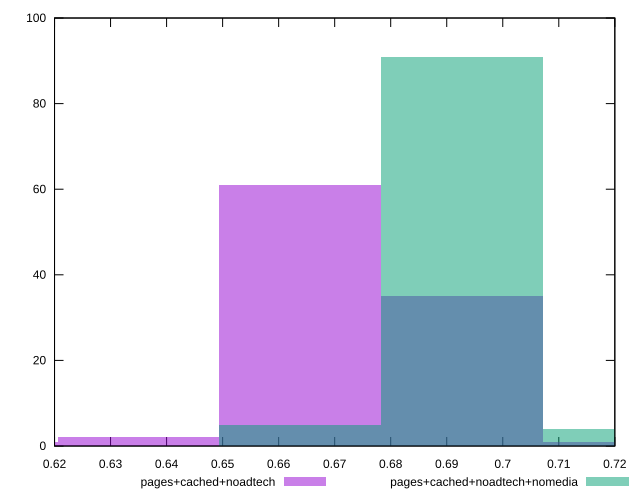

Generate this figure with gnuplot:
reset

$pagesCachedNoadtech <<EOF
0.6927064294013354 35
0.663843661509613 61
0.6061181257261685 1
0.7215691972930577 1
0.6349808936178908 2
EOF

$pagesCachedNoadtechNomedia <<EOF
0.6927064294013354 91
0.7215691972930577 4
0.663843661509613 5
EOF

set key outside below
set boxwidth 0.028862767891722308
set xrange [0.62:0.72]
set yrange [0:100]
set trange [0:100]
set style fill transparent solid 0.5 noborder
set terminal svg size 640, 500 enhanced background rgb 'white'
set output "report_00021_2021-02-20T09:16:39.615Z/meta/score/comparison/histogram/2_vs_3.svg"

plot $pagesCachedNoadtech title "pages+cached+noadtech" with boxes, \
     $pagesCachedNoadtechNomedia title "pages+cached+noadtech+nomedia" with boxes

reset
